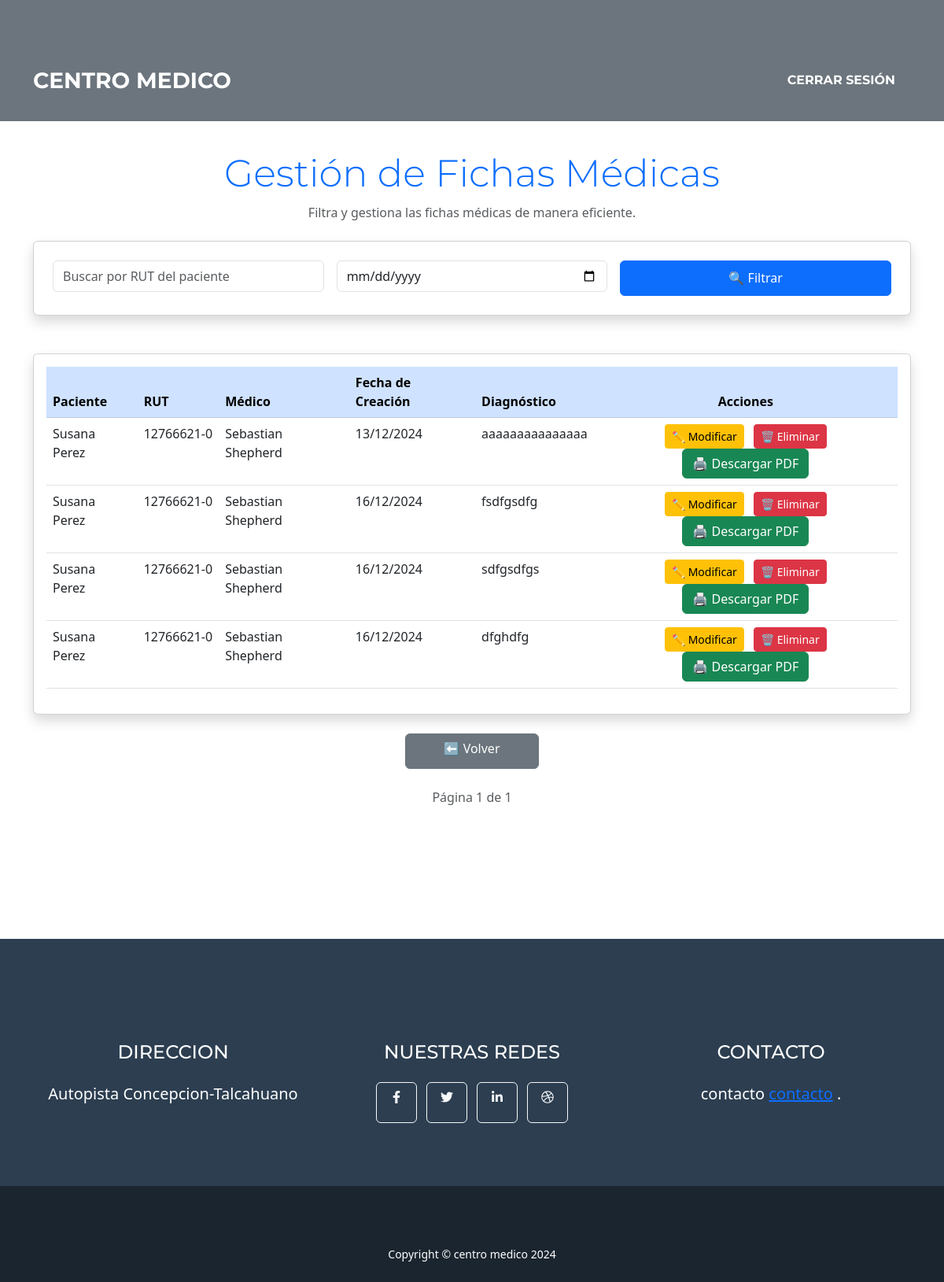
Screenshot of /fichas/ (signed in) with the database file from the repository.
### ficha_medica/models.py (models this page shows, shortened)
class FichaMedica(models.Model):
    paciente = models.ForeignKey(Paciente, on_delete=models.CASCADE, related_name='fichas')
    medico = models.ForeignKey(Medico, on_delete=models.SET_NULL, null=True, related_name='fichas')
    fecha_creacion = models.DateTimeField(auto_now_add=True)
    diagnostico = models.TextField()
    tratamiento = models.TextField(blank=True, null=True)
    observaciones = models.TextField(blank=True, null=True)
    class Meta:
        verbose_name = "Ficha"
        verbose_name_plural = "Fichas"

class Paciente(models.Model):
    rut = models.CharField(max_length=12, unique=True)  # Ejemplo: 12345678-9
    nombre = models.CharField(max_length=100)
    fecha_nacimiento = models.DateField(blank=True, null=True)  # Campo adicional
    direccion = models.TextField(blank=True, null=True)
    telefono = models.CharField(
        max_length=15,
        blank=True,
        null=True,
        validators=[
            RegexValidator(
                regex=r'^\d+$',
                message="El teléfono solo debe contener números.",
                code='invalid_telefono'
            )
        ]
    )
    email = models.EmailField(blank=True, null=True)
    class Meta:
        verbose_name = "Paciente"
        verbose_name_plural = "Pacientes"

class Medico(models.Model):
    user = models.OneToOneField(User, on_delete=models.CASCADE)
    especialidad = models.ForeignKey(Especialidad, on_delete=models.CASCADE, related_name="medicos")  # Relación con Especialidad
    telefono = models.CharField(
        max_length=15,
        blank=True,
        null=True,
        validators=[
            RegexValidator(
                regex=r'^\d+$',
                message="El teléfono solo debe contener números.",
                code='invalid_telefono'
            )
        ]
    )
    class Meta:
        verbose_name = "Medico"
        verbose_name_plural = "Medicos"

### ficha_medica/utils.py (the view)
        def _wrapped_view(request, *args, **kwargs):
            if not request.user.groups.filter(name=role_name).exists():
                return HttpResponseForbidden(f"No tienes acceso al rol requerido: {role_name}.")
            return view_func(request, *args, **kwargs)

### ficha_medica/utils.py (called while the page is built)
def role_required(role_name):
    def decorator(view_func):
        def _wrapped_view(request, *args, **kwargs):
            if not request.user.groups.filter(name=role_name).exists():
                return HttpResponseForbidden(f"No tienes acceso al rol requerido: {role_name}.")
            return view_func(request, *args, **kwargs)
        return _wrapped_view
    return decorator

### ficha_medica/views.py (called while the page is built)
@login_required
@role_required('Medico')
def listar_fichas(request):
    fichas = FichaMedica.objects.all()
    rut_query = request.GET.get('rut', '').strip()
    fecha_query = request.GET.get('fecha', '').strip()
    if rut_query:
        fichas = fichas.filter(paciente__rut__icontains=rut_query)
    if fecha_query:
        fichas = fichas.filter(fecha_creacion__date=fecha_query)
    paginator = Paginator(fichas, 10)  # 10 fichas por página
    page_number = request.GET.get('page')
    page_obj = paginator.get_page(page_number)
    return render(request, 'fichas_medicas/gestionar_fichas.html', {
        'fichas': page_obj,
    })

### ficha_medica/templates/fichas_medicas/gestionar_fichas.html (shortened to what this page needs)
{% extends 'core/base.html' %}
{% block content %}
<div class="container mt-5">
    <div class="text-center mb-4">
        <h1 class="display-5 text-primary">Gestión de Fichas Médicas</h1>
        <p class="text-muted">Filtra y gestiona las fichas médicas de manera eficiente.</p>
    </div>
    <form method="get" class="card shadow p-4 mb-5">
        <div class="row g-3">
            <div class="col-md-4">
                <input
                    type="text"
                    name="rut"
                    class="form-control"
                    placeholder="Buscar por RUT del paciente"
                    value="{{ request.GET.rut|default_if_none:'' }}">
            </div>
            <div class="col-md-4">
                <input
                    type="date"
                    name="fecha"
                    class="form-control"
                    value="{{ request.GET.fecha|default_if_none:'' }}">
            </div>
            <div class="col-md-4">
                <button type="submit" class="btn btn-primary w-100">🔍 Filtrar</button>
            </div>
        </div>
    </form>
    <div class="card shadow">
        <div class="card-body">
            <table class="table table-hover">
                <thead class="table-primary">
                    <tr>
                        <th>Paciente</th>
                        <th>RUT</th>
                        <th>Médico</th>
                        <th>Fecha de Creación</th>
                        <th>Diagnóstico</th>
                        <th class="text-center">Acciones</th>
                    </tr>
                </thead>
                <tbody>
                    {% for ficha in fichas %}
                        <tr>
                            <td>{{ ficha.paciente.nombre }}</td>
                            <td>{{ ficha.paciente.rut }}</td>
                            <td>{{ ficha.medico.user.first_name }} {{ ficha.medico.user.last_name }}</td>
                            <td>{{ ficha.fecha_creacion|date:"d/m/Y" }}</td>
                            <td>{{ ficha.diagnostico }}</td>
                            <td class="text-center">
                                <a href="{% url 'modificar_ficha' ficha.id %}" class="btn btn-warning btn-sm me-2">✏️ Modificar</a>
                                <form action="{% url 'eliminar_ficha' ficha.id %}" method="post" class="d-inline">
                                    <button
                                        type="submit"
                                        class="btn btn-danger btn-sm"
                                        onclick="return confirm('¿Estás seguro de eliminar esta ficha médica?');">
                                        🗑️ Eliminar
                                    </button>
                                    <a href="{% url 'generar_ficha_pdf' ficha.id %}" class="btn btn-success">
                                        🖨️ Descargar PDF
                                    </a>
                                </form>
                            </td>
                        </tr>
                    {% empty %}
                        <tr>
                            <td colspan="6" class="text-center text-muted">No se encontraron fichas médicas para los filtros aplicados.</td>
                        </tr>
                    {% endfor %}
                </tbody>
            </table>
        </div>
    </div>
    <div class="text-center mt-4">
        <a href="{% url 'medico_dashboard' %}" class="btn btn-secondary px-5">⬅️ Volver</a>
    </div>
    <div class="d-flex justify-content-center align-items-center mt-4">
        <span class="mx-2 text-muted">Página {{ fichas.number }} de {{ fichas.paginator.num_pages }}</span>
    </div>
</div>
{% endblock %}

### rows the page displays
FichaMedica: paciente.nombre "Susana Perez", paciente.rut "12766621-0", medico.user.first_name "Sebastian", medico.user.last_name "Shepherd", fecha_creacion "13/12/2024", diagnostico "aaaaaaaaaaaaaaa"
FichaMedica: paciente.nombre "Susana Perez", paciente.rut "12766621-0", medico.user.first_name "Sebastian", medico.user.last_name "Shepherd", fecha_creacion "16/12/2024", diagnostico "fsdfgsdfg"
FichaMedica: paciente.nombre "Susana Perez", paciente.rut "12766621-0", medico.user.first_name "Sebastian", medico.user.last_name "Shepherd", fecha_creacion "16/12/2024", diagnostico "sdfgsdfgs"
FichaMedica: paciente.nombre "Susana Perez", paciente.rut "12766621-0", medico.user.first_name "Sebastian", medico.user.last_name "Shepherd", fecha_creacion "16/12/2024", diagnostico "dfghdfg"

### other values shown
{{ fichas.number }} "1"
{{ fichas.paginator.num_pages }} "1"
